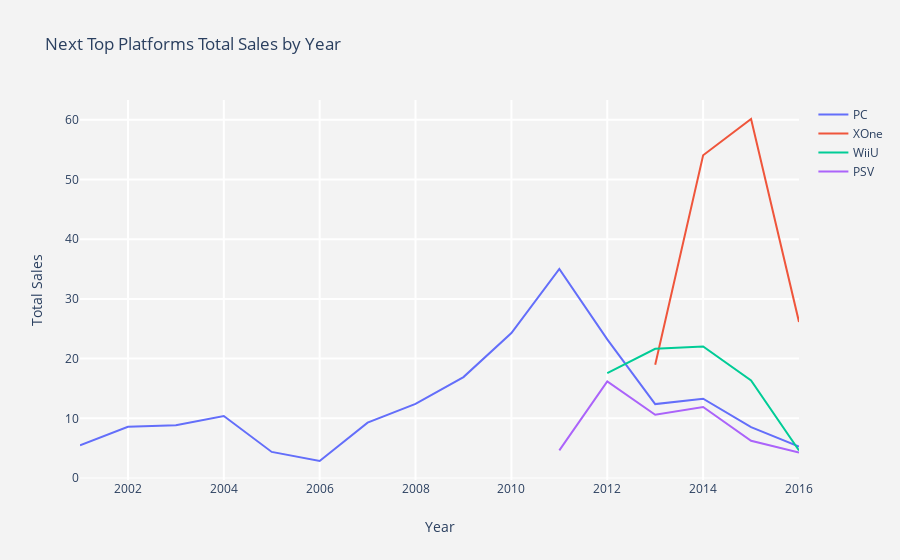

The notebook cell this image was saved under:
### Markdown cell above
- The next 5 popular platforms are PS4, GBA, PSP, 3DS, and XB.
- Recall that PS3, X360 and Wii are historically popular platforms, but they all have very low total sales in 2016. So if our goal is to predict the next popular platform that has high sales in the future, we would naturally pay close attention to successors of those three platforms. 
- Out of the next 5 popular platforms, we notice that PS4 is the successor of PS3 and PSP is a related product as 3DS is related to Wii.
- As our line graph shows, PS4 and 3DS are our top bets. However, if having only two options is considered limited, we can continue on the list and keep searching other products that are related to the PS, XBox, and Wii series.

### Code cell
pop_plats = ['PC','XOne','WiiU','PSV']
trace1  = double_groupby_line(game2, 'platform', 'year_of_release', 'total_sales', pop_plats[0])
trace2  = double_groupby_line(game2, 'platform', 'year_of_release', 'total_sales', pop_plats[1])
trace3  = double_groupby_line(game2, 'platform', 'year_of_release', 'total_sales', pop_plats[2])
trace4  = double_groupby_line(game2, 'platform', 'year_of_release', 'total_sales', pop_plats[3])
layout = layout_plot('Next Top Platforms Total Sales by Year','Year','Total Sales')
data   = [trace1,trace2,trace3,trace4]
fig    = go.Figure(data=data, layout=layout)
py.iplot(fig)

### Figure 1 — Plotly figure (JSON) as saved in the notebook; plotly's stock layout.template omitted (floating-point values rounded to 4 significant figures)
{"data": [{"connectgaps": true, "marker": {"line": {"width": 1}}, "mode": "lines", "name": "PC", "text": "(year, sales)", "type": "scatter", "x": [2001, 2002, 2003, 2004, 2005, 2006, 2007, 2008, 2009, 2010, 2011, 2012, 2013, 2014, 2015, 2016], "y": [5.47, 8.57, 8.84, 10.39, 4.37, 2.85, 9.28, 12.42, 16.91, 24.28, 35.03, 23.22, 12.38, 13.28, 8.52, 5.25]}, {"connectgaps": true, "marker": {"line": {"width": 1}}, "mode": "lines", "name": "XOne", "text": "(year, sales)", "type": "scatter", "x": [2013, 2014, 2015, 2016], "y": [18.96, 54.07, 60.14, 26.15]}, {"connectgaps": true, "marker": {"line": {"width": 1}}, "mode": "lines", "name": "WiiU", "text": "(year, sales)", "type": "scatter", "x": [2012, 2013, 2014, 2015, 2016], "y": [17.56, 21.65, 22.03, 16.35, 4.6]}, {"connectgaps": true, "marker": {"line": {"width": 1}}, "mode": "lines", "name": "PSV", "text": "(year, sales)", "type": "scatter", "x": [2011, 2012, 2013, 2014, 2015, 2016], "y": [4.63, 16.19, 10.59, 11.9, 6.25, 4.25]}], "layout": {"paper_bgcolor": "rgb(243,243,243)", "plot_bgcolor": "rgb(243,243,243)", "title": {"text": "Next Top Platforms Total Sales by Year"}, "xaxis": {"gridcolor": "rgb(255,255,255)", "gridwidth": 2, "ticklen": 5, "title": {"text": "Year"}, "zerolinewidth": 1}, "yaxis": {"gridcolor": "rgb(255,255,255)", "gridwidth": 2, "ticklen": 5, "title": {"text": "Total Sales"}, "zerolinewidth": 1}}}
